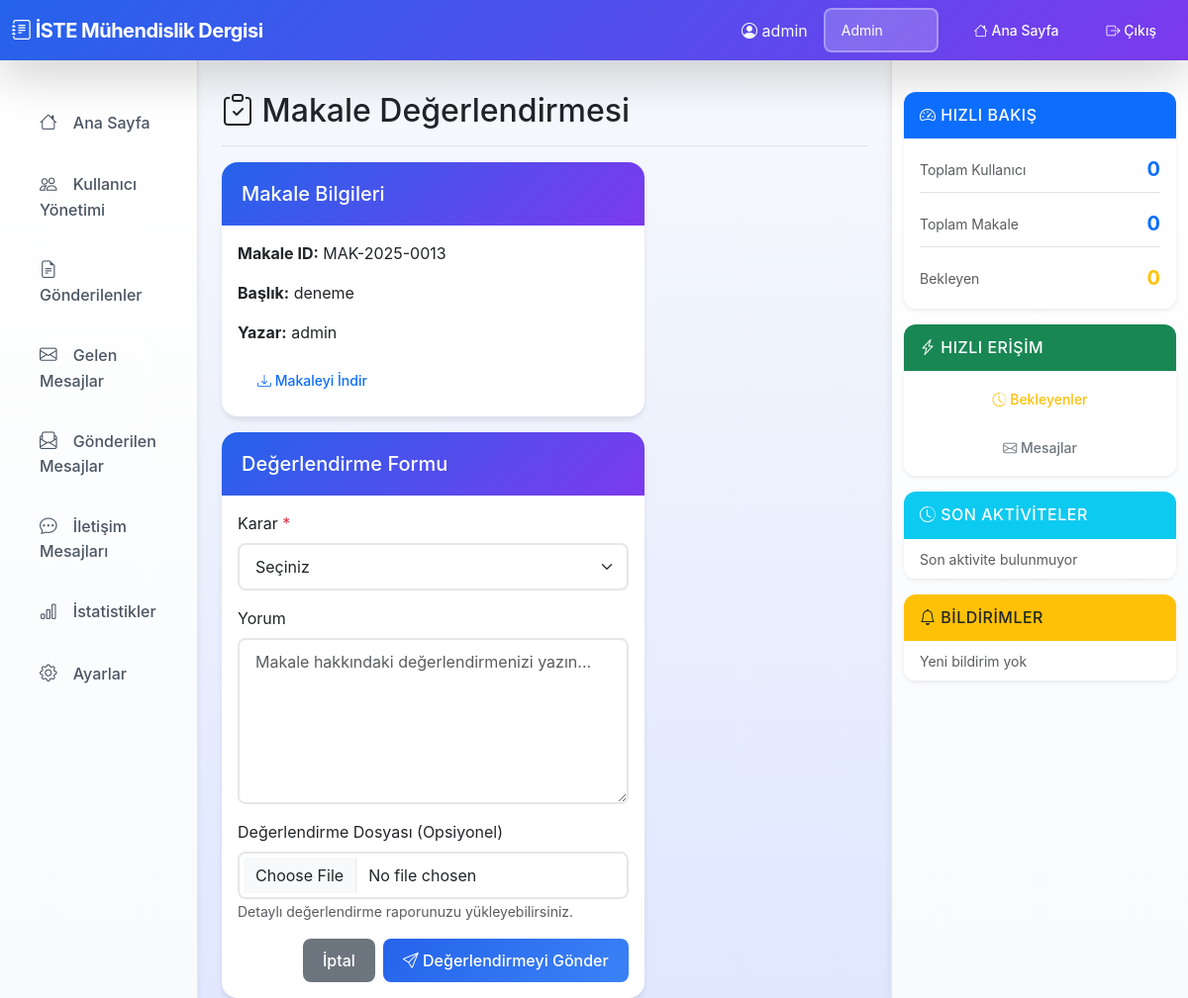
/article/MAK-2025-0013/review (signed in), run on the app's committed database.
### tables this page shows
CREATE TABLE articles (
                id TEXT PRIMARY KEY,
                title TEXT NOT NULL,
                author TEXT NOT NULL,
                authors TEXT,
                pages TEXT,
                status TEXT NOT NULL,
                volume TEXT,
                issue TEXT,
                year TEXT,
                editor TEXT,
                field_editor TEXT,
                reviewers TEXT,
                decisions TEXT,
                scheduled INTEGER DEFAULT 0,
                created_at TIMESTAMP DEFAULT CURRENT_TIMESTAMP,
                updated_at TIMESTAMP DEFAULT CURRENT_TIMESTAMP
            , file_path TEXT, field_editor_recommendation TEXT);

### app.py (the view, shortened to what this page needs)
@app.route('/article/<article_id>/review', methods=['GET', 'POST'])
@login_required
@role_required('Hakem')
def submit_review(article_id):
    article = db.get_article(article_id)
    if not article:
        flash('Makale bulunamadı.', 'error')
        return redirect(url_for('dashboard'))
    if session['username'] not in article.get('reviewers', []):
        flash('Bu makale size atanmamış.', 'error')
        return redirect(url_for('dashboard'))
    return render_template('submit_review.html', article=article)

### Dergi_Yonetim_Sistemi/database.py (called while the page is built)
    def get_connection(self):
        conn = sqlite3.connect(self.db_name)
        conn.row_factory = sqlite3.Row  # Sözlük benzeri erişim için
        return conn

    def get_user(self, username: str) -> Optional[Dict]:
        conn = self.get_connection()
        cursor = conn.cursor()
        cursor.execute("SELECT * FROM users WHERE username = ?", (username,))
        row = cursor.fetchone()
        conn.close()
        if row:
            expertise_field = None
            try:
                if "expertise_field" in row.keys():
                    expertise_field = row["expertise_field"]
            except (KeyError, AttributeError):
                pass
            return {
                "username": row["username"],
                "password": row["password"],
                "name": row["name"],
                "roles": row["roles"].split(",") if row["roles"] else [],
                "expertise_field": expertise_field
            }
        return None

    def get_article(self, article_id: str) -> Optional[Dict]:
        conn = self.get_connection()
        cursor = conn.cursor()
        cursor.execute("SELECT * FROM articles WHERE id = ?", (article_id,))
        row = cursor.fetchone()
        conn.close()
        if row:
            return self._row_to_article_dict(row)
        return None

### app.py (called while the page is built)
def login_required(f):
    from functools import wraps
    @wraps(f)
    def decorated_function(*args, **kwargs):
        if 'username' not in session:
            flash('Bu sayfaya erişmek için giriş yapmalısınız.', 'warning')
            return redirect(url_for('login'))
        return f(*args, **kwargs)
    return decorated_function

def role_required(*roles):
    def decorator(f):
        from functools import wraps
        @wraps(f)
        def decorated_function(*args, **kwargs):
            if 'username' not in session:
                flash('Bu sayfaya erişmek için giriş yapmalısınız.', 'warning')
                return redirect(url_for('login'))
            user = db.get_user(session['username'])
            if not user:
                flash('Kullanıcı bulunamadı.', 'error')
                return redirect(url_for('login'))
            user_roles = user.get('roles', [])
            if not any(role in user_roles for role in roles):
                flash('Bu sayfaya erişim yetkiniz yok.', 'error')
                return redirect(url_for('dashboard'))
            return f(*args, **kwargs)
        return decorated_function
    return decorator

### templates/submit_review.html (shortened to what this page needs)
{% extends "dashboard_base.html" %}
{% block content %}
<div class="d-flex justify-content-between flex-wrap flex-md-nowrap align-items-center pt-3 pb-2 mb-3 border-bottom">
    <h1 class="h2"><i class="bi bi-clipboard-check"></i> Makale Değerlendirmesi</h1>
</div>
<div class="row">
    <div class="col-md-8">
        <div class="card mb-3">
            <div class="card-header">
                <h5 class="mb-0">Makale Bilgileri</h5>
            </div>
            <div class="card-body">
                <p><strong>Makale ID:</strong> {{ article.id }}</p>
                <p><strong>Başlık:</strong> {{ article.title }}</p>
                <p><strong>Yazar:</strong> {{ article.authors or article.author }}</p>
                {% if article.file_path %}
                <a href="{{ url_for('download_article', article_id=article.id) }}" class="btn btn-outline-primary btn-sm">
                    <i class="bi bi-download"></i> Makaleyi İndir
                </a>
                {% endif %}
            </div>
        </div>
        <div class="card">
            <div class="card-header">
                <h5 class="mb-0">Değerlendirme Formu</h5>
            </div>
            <div class="card-body">
                <form method="POST" action="{{ url_for('submit_review', article_id=article.id) }}" enctype="multipart/form-data">
                    <div class="mb-3">
                        <label for="decision" class="form-label">Karar <span class="text-danger">*</span></label>
                        <select class="form-select" id="decision" name="decision" required>
                            <option value="">Seçiniz</option>
                        </select>
                    </div>
                    <div class="mb-3">
                        <label for="comment" class="form-label">Yorum</label>
                        <textarea class="form-control" id="comment" name="comment" rows="6"
                                  placeholder="Makale hakkındaki değerlendirmenizi yazın..."></textarea>
                    </div>
                    <div class="mb-3">
                        <label for="file" class="form-label">Değerlendirme Dosyası (Opsiyonel)</label>
                        <input type="file" class="form-control" id="file" name="file" accept=".doc,.docx,.pdf,.txt">
                        <small class="form-text text-muted">Detaylı değerlendirme raporunuzu yükleyebilirsiniz.</small>
                    </div>
                    <div class="d-grid gap-2 d-md-flex justify-content-md-end">
                        <a href="{{ url_for('assigned_reviews') }}" class="btn btn-secondary">İptal</a>
                        <button type="submit" class="btn btn-primary">
                            <i class="bi bi-send"></i> Değerlendirmeyi Gönder
                        </button>
                    </div>
                </form>
            </div>
        </div>
    </div>
</div>
{% endblock %}

### static/css/style.css (style rules this page uses)
:root { --primary-color: #2563eb; --secondary-color: #7c3aed; --success-color: #10b981; --warning-color: #f59e0b; --danger-color: #ef4444; --info-color: #06b6d4; --dark-color: #1f2937; --light-bg: #f8fafc; --border-color: #e5e7eb; --shadow-sm: 0 1px 2px 0 rgba(0, 0, 0, 0.05); --shadow-md: 0 4px 6px -1px rgba(0, 0, 0, 0.1); --shadow-lg: 0 10px 15px -3px rgba(0, 0, 0, 0.1); }
body { font-family: 'Inter', 'Segoe UI', Tahoma, Geneva, Verdana, sans-serif; background: linear-gradient(135deg, #667eea 0%, #764ba2 100%); min-height: 100vh; }
.dashboard-body { background: linear-gradient(to bottom, #f8fafc 0%, #e0e7ff 100%); min-height: 100vh; }
main .card { border: none; border-radius: 1rem; box-shadow: var(--shadow-md); transition: all 0.3s ease; overflow: hidden; }
main .card-header { background: linear-gradient(135deg, var(--primary-color) 0%, var(--secondary-color) 100%); color: white; border: none; padding: 1.25rem; font-weight: 600; }
.btn { border-radius: 0.5rem; font-weight: 500; padding: 0.625rem 1.25rem; transition: all 0.3s ease; border: none; }
.btn-primary { background: linear-gradient(135deg, var(--primary-color) 0%, #3b82f6 100%); }
.form-control, .form-select { border-radius: 0.5rem; border: 2px solid var(--border-color); padding: 0.625rem 1rem; transition: all 0.3s ease; }
.card { animation: fadeIn 0.5s ease; }
.card { transition: all 0.3s cubic-bezier(0.4, 0, 0.2, 1); }
.btn { position: relative; overflow: hidden; }
.btn::before { content: ''; position: absolute; top: 50%; left: 50%; width: 0; height: 0; border-radius: 50%; background: rgba(255, 255, 255, 0.3); transform: translate(-50%, -50%); transition: width 0.6s, height 0.6s; }

### data on the page
articles: id "MAK-2025-0013", title "deneme", authors "admin"

### other printed values
{{ session.user_name }} "admin"
form field role "Admin"
